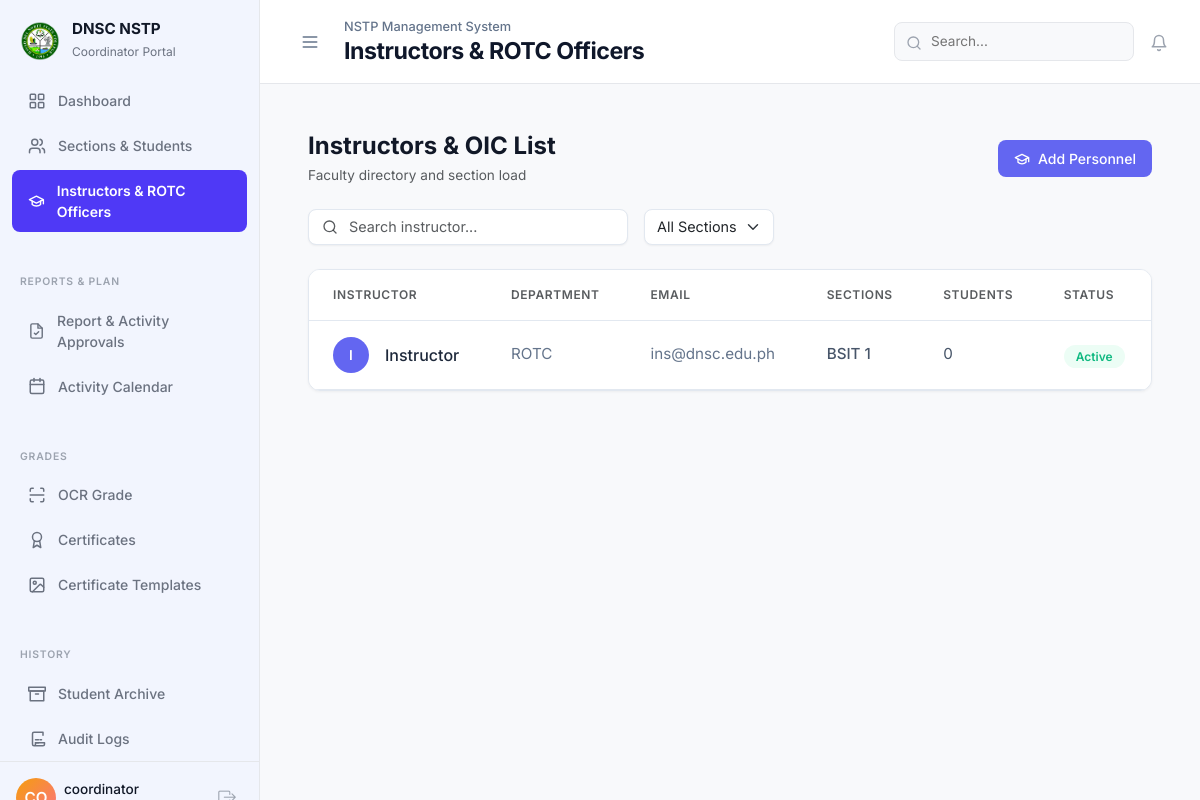
The page /admin/manage_instructors.php (signed in) on the database its author committed.
### tables this page shows
CREATE TABLE `users` (
  `id` int NOT NULL AUTO_INCREMENT,
  `full_name` varchar(100) NOT NULL,
  `email` varchar(100) NOT NULL,
  `password` varchar(255) NOT NULL,
  `role` enum('Admin','Instructor','ROTC','System Admin') NOT NULL,
  `component` enum('CWTS','LTS','ROTC') DEFAULT NULL,
  `degree_type` varchar(100) DEFAULT NULL,
  `degree_title` varchar(255) DEFAULT NULL,
  `contact_number` varchar(20) DEFAULT NULL,
  `created_at` timestamp NULL DEFAULT CURRENT_TIMESTAMP,
  `status` enum('Active','Inactive') DEFAULT 'Active',
  PRIMARY KEY (`id`),
  UNIQUE KEY `email` (`email`)
);

### admin/controllers/ManageInstructorsController.php (called while the page is built, shortened)
<?php
$stmtInstructors = $pdo->query("
    SELECT u.id, u.full_name, u.email, u.component AS primary_component, u.status, u.contact_number,
           GROUP_CONCAT(DISTINCT s.section_name SEPARATOR ', ') as assigned_sections,
           (SELECT COUNT(e.student_id) FROM enrollments e JOIN sections sec ON e.section_id = sec.id WHERE sec.instructor_id = u.id) as student_count
    FROM users u
    LEFT JOIN sections s ON u.id = s.instructor_id
    WHERE u.role = 'Instructor'
    GROUP BY u.id
    ORDER BY u.full_name ASC
");
$instructors = $stmtInstructors->fetchAll();

### admin/manage_instructors.php (the view, shortened to what this page needs)
<?php
require '../config/db.php';
require 'controllers/ManageInstructorsController.php';
include '../includes/header.php';
include '../includes/admin_sidebar.php';
?>
<div class="flex-grow-1 p-4 p-lg-5 w-100">
    <?php include '../includes/topbar.php'; ?>
    <div class="d-flex justify-content-between align-items-center mb-4 mt-4">
        <div>
            <h4 class="fw-bold mb-1" style="color: #111827;">Instructors & OIC List</h4>
            <p class="text-muted mb-0" style="font-size: 0.85rem;">Faculty directory and section load</p>
        </div>
        <button type="button" class="btn btn-sm d-inline-flex align-items-center gap-2" style="background: #6366F1; color: white; border-radius: 8px; padding: 8px 16px; font-weight: 500; border: none;" data-bs-toggle="modal" data-bs-target="#addInstructorModal">
            <svg viewBox="0 0 24 24" fill="none" stroke="currentColor" stroke-width="2" stroke-linecap="round" stroke-linejoin="round" style="width: 16px; height: 16px;"><path d="M22 10v6M2 10l10-5 10 5-10 5z"/><path d="M6 12v5c3 3 9 3 12 0v-5"/></svg>
            Add Personnel
        </button>
    </div>
    <div class="d-flex flex-wrap gap-3 mb-4">
        <div class="position-relative" style="max-width: 320px; flex: 1;">
            <input type="text" id="instructorSearch" class="form-control" placeholder="Search instructor..." style="padding-left: 40px; border-radius: 8px; border: 1px solid #E2E8F0; box-shadow: 0 1px 2px rgba(0,0,0,0.05); font-size: 0.9rem;">
        </div>
        <select id="sectionFilter" class="form-select w-auto" style="border-radius: 8px; border: 1px solid #E2E8F0; box-shadow: 0 1px 2px rgba(0,0,0,0.05); font-size: 0.9rem;">
            <option value="">All Sections</option>
        </select>
    </div>
    <div class="table-responsive" style="background: white; border-radius: 12px; border: 1px solid #E2E8F0; box-shadow: 0 1px 3px rgba(0,0,0,0.05);">
        <table class="table table-hover mb-0 align-middle" style="color: #1E293B;">
            <thead style="background: #F8FAFC; border-bottom: 1px solid #E2E8F0;">
                <tr>
                    <th class="text-muted fw-semibold" style="font-size: 0.75rem; letter-spacing: 0.05em; padding: 16px 24px; border: none;">INSTRUCTOR</th>
                    <th class="text-muted fw-semibold" style="font-size: 0.75rem; letter-spacing: 0.05em; padding: 16px 24px; border: none;">DEPARTMENT</th>
                    <th class="text-muted fw-semibold" style="font-size: 0.75rem; letter-spacing: 0.05em; padding: 16px 24px; border: none;">EMAIL</th>
                    <th class="text-muted fw-semibold" style="font-size: 0.75rem; letter-spacing: 0.05em; padding: 16px 24px; border: none;">SECTIONS</th>
                    <th class="text-muted fw-semibold" style="font-size: 0.75rem; letter-spacing: 0.05em; padding: 16px 24px; border: none;">STUDENTS</th>
                    <th class="text-muted fw-semibold" style="font-size: 0.75rem; letter-spacing: 0.05em; padding: 16px 24px; border: none;">STATUS</th>
                </tr>
            </thead>
            <tbody>
                <?php if (count($instructors) > 0): ?>
                    <?php foreach ($instructors as $inst):
                        $bg_color = '#6366F1';
                        $name_parts = explode(' ', trim($inst['full_name']));
                        $initials = strtoupper(substr($name_parts[0], 0, 1));
                        $dept = $inst['primary_component'] ?? 'NSTP';
                        $main_section = !empty($inst['assigned_sections']) ? $inst['assigned_sections'] : '-';
                        $status = $inst['status'] ?? 'Active';
                        $status_bg = ($status === 'Active') ? '#ECFDF5' : '#F8FAFC';
                        $status_text = ($status === 'Active') ? '#10B981' : '#64748B';
                    ?>
                        <tr style="cursor: pointer;" onclick="viewInstructorDetails(<?= $inst['id'] ?>, '<?= htmlspecialchars(addslashes($inst['full_name'])) ?>', '<?= addslashes($dept) ?>', '<?= addslashes($main_section) ?>', <?= $inst['student_count'] ?? 0 ?>, '<?= htmlspecialchars(addslashes($inst['email'])) ?>', '<?= $initials ?>', '<?= $bg_color ?>', '<?= $status ?>')">
                            <td style="padding: 16px 24px; border-bottom: 1px solid #E2E8F0;">
                                <div class="d-flex align-items-center gap-3">
                                    <div style="width: 36px; height: 36px; border-radius: 50%; background: <?= $bg_color ?>; color: white; display: flex; align-items: center; justify-content: center; font-weight: 600; font-size: 0.85rem; flex-shrink: 0;">
                                        <?= $initials ?>
                                    </div>
                                    <span style="font-weight: 500; color: #1E293B;"><?= htmlspecialchars($inst['full_name']) ?></span>
                                </div>
                            </td>
                            <td style="padding: 16px 24px; border-bottom: 1px solid #E2E8F0; color: #64748B; font-size: 0.95rem;"><?= htmlspecialchars($dept) ?></td>
                            <td style="padding: 16px 24px; border-bottom: 1px solid #E2E8F0; color: #64748B; font-size: 0.95rem;"><?= htmlspecialchars($inst['email']) ?></td>
                            <td style="padding: 16px 24px; border-bottom: 1px solid #E2E8F0; color: #475569; font-weight: 500; font-size: 0.95rem;"><?= htmlspecialchars($main_section) ?></td>
                            <td style="padding: 16px 24px; border-bottom: 1px solid #E2E8F0; color: #475569; font-size: 0.95rem;"><?= $inst['student_count'] ?? 0 ?></td>
                            <td style="padding: 16px 24px; border-bottom: 1px solid #E2E8F0;">
                                <span style="background: <?= $status_bg ?>; color: <?= $status_text ?>; padding: 4px 12px; border-radius: 20px; font-size: 0.75rem; font-weight: 600;">
                                    <?= htmlspecialchars($status) ?>
                                </span>
                            </td>
                        </tr>
                    <?php endforeach; ?>
                <?php endif; ?>
            </tbody>
        </table>
    </div>
</div>
</div>
</body>
</html>

### assets/css/style.css (style rules this page uses)
:root { --primary-bg: #f2f5fe; --primary-accent: #4f39f6; --primary-accent-light: rgba(79, 57, 246, 0.08); --primary-active: #4f39f6; --text-sidebar: #6B7280; --text-sidebar-active: #FFFFFF; --bg-light: #F8F9FB; --border-color: #E5E7EB; --text-dark: #111827; --text-muted: #6B7280; --text-secondary: #9CA3AF; --instructor-accent: #0D9488; --instructor-active: #0D9488; --rotc-sidebar-bg: #1F2937; --rotc-accent: #F59E0B; --rotc-active: #F59E0B; --icon-coral: #F87171; --icon-green: #10B981; --icon-red: #EF4444; --icon-indigo: #6366F1; --icon-orange: #F97316; --icon-purple: #8B5CF6; --icon-blue: #3B82F6; --icon-teal: #14B8A6; }
* { box-sizing: border-box; }
body { background-color: var(--bg-light); font-family: 'Inter', -apple-system, BlinkMacSystemFont, sans-serif; color: var(--text-dark); margin: 0; }

### includes/header.php (style rules this page uses)
@media (min-width: 992px) { .wrapper > .flex-grow-1 { min-height: 100vh; overflow-x: hidden; flex-grow: 1; min-width: 0; padding-top: 108px !important; transition: all 0.3s cubic-bezier(0.4, 0, 0.2, 1); } }

### rows shown on the page
users: full_name "I", full_name "Instructor", component "ROTC", email "ins@dnsc.edu.ph", main_section "BSIT 1", student_count "0", status "Active"

### other values the page prints
$fullName "coordinator"
$semester_label "NSTP Management System"
$topbar_title "Instructors & ROTC Officers"
